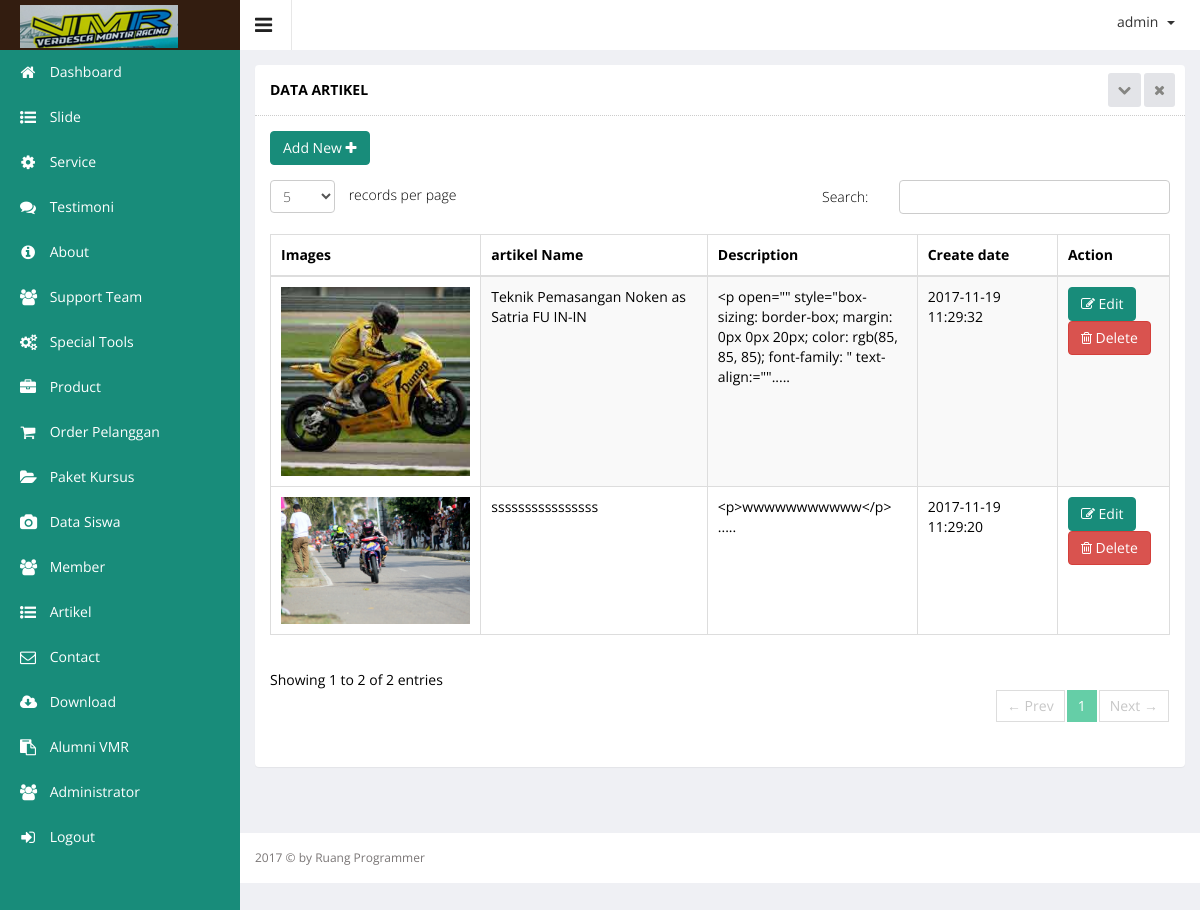
The page /admin/index.php?hal=master/artikel/list (signed in) on the database its author committed.
### tables this page shows
CREATE TABLE `artikel` (
  `artikel_id` int(11) NOT NULL,
  `artikel_name` varchar(100) DEFAULT NULL,
  `artikel_images` text,
  `artikel_desc` text,
  `artikel_date` datetime DEFAULT NULL,
  `user_id` int(11) DEFAULT NULL
);

### admin/master/artikel/list.php (the view, shortened to what this page needs)
<div class="wrapper">
    <div class="row">
        <div class="col-sm-12">
            <section class="panel">
                <header class="panel-heading">
                    Data artikel
                    <span class="tools pull-right">
                        <a href="javascript:;" class="fa fa-chevron-down"></a>
                        <a href="javascript:;" class="fa fa-times"></a>
                     </span>
                </header>
                <div class="panel-body">
                    <div class="adv-table editable-table ">
                        <div class="clearfix">
                            <div class="btn-group">
                                <a href="?hal=master/artikel/add">
                                    <button data-toggle="modal" class="btn btn-primary">
                                        Add New <i class="fa fa-plus"></i>
                                    </button>
                                </a>
                            </div>
                        </div>
                        <table class="table table-striped table-hover table-bordered" id="editable-sample">
                            <thead>
                            <tr>
                                <th width="30%">Images</th>
                                <th width="30%">artikel Name</th>
                                <th>Description</th>
                                <th width="20%">Create date</th>
                                <th width="10%">Action</th>
                            </tr>
                            </thead>
                            <tbody>
                            <?php
                            $queryPortofolio = mysql_query("SELECT * FROM artikel ORDER BY artikel_id DESC");
                            while ($rowartikel = mysql_fetch_array($queryPortofolio)) {
                                ?>
                                <tr class="">
                                    <td><img src="../images/artikel/<?php echo $rowartikel['artikel_images']; ?>"
                                             width="100%"></td>
                                    <td><?php echo $rowartikel['artikel_name'] ?></td>
                                    <td><?php echo substr(htmlentities($rowartikel['artikel_desc']),0,150); ?>.....</td>
                                    <td><?php echo $rowartikel['artikel_date']; ?></td>
                                    <td>
                                        <a href="?hal=master/artikel/edit&id=<?php echo $rowartikel['artikel_id']; ?>">
                                            <button class="btn btn-primary" type="submit"><i class="fa fa-edit"
                                                                                             aria-hidden="true"></i>
                                                Edit
                                            </button>
                                        </a>
                                        <a href="?hal=master/artikel/list&hapus=<?php echo $rowartikel['artikel_id']; ?>">
                                        <button class="btn btn-danger" type="submit" name="hapus"><i
                                                        class="fa fa-trash-o"></i> Delete
                                            </button>
                                        </a>
                                    </td>
                                </tr>
                            <?php } ?>
                            </tbody>
                        </table>
                    </div>
                </div>
            </section>
        </div>
    </div>
</div>

### rows shown on the page
artikel: artikel_images (picture), artikel_name "Teknik Pemasangan Noken as Satria FU IN-IN", artikel_desc "<p open=\"\" style=\"box-sizing: border-box; margin: 0px 0px 20px; color: rgb(85, 85, 85); font-family: \" text-align:=\"\"", artikel_date "2017-11-19 11:29:32"
artikel: artikel_images (picture), artikel_name "ssssssssssssssss", artikel_desc "<p>wwwwwwwwwww</p>", artikel_date "2017-11-19 11:29:20"

### other values the page prints
$_SESSION['username'] "admin"
